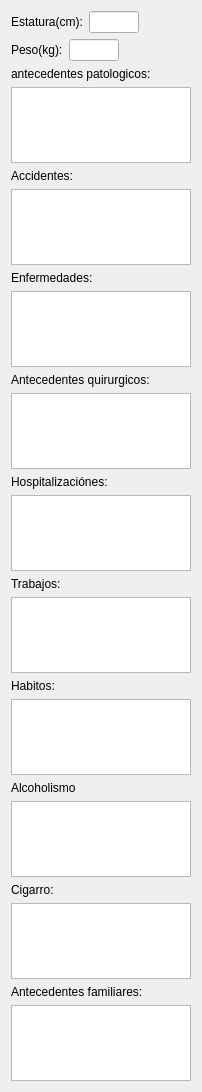
              <widget class="QWidget" name="scrollAreaWidgetContents_10">
               <property name="geometry">
                <rect>
                 <x>0</x>
                 <y>0</y>
                 <width>202</width>
                 <height>1092</height>
                </rect>
               </property>
               <layout class="QVBoxLayout" name="verticalLayout_45">
                <item>
                 <layout class="QHBoxLayout" name="horizontalLayout_98">
                  <item>
                   <widget class="QLabel" name="label_17">
                    <property name="text">
                     <string>Estatura(cm):</string>
                    </property>
                   </widget>
                  </item>
                  <item>
                   <widget class="QLineEdit" name="lineEdit_estatura">
                    <property name="maximumSize">
                     <size>
                      <width>50</width>
                      <height>16777215</height>
                     </size>
                    </property>
                   </widget>
                  </item>
                  <item>
                   <spacer name="horizontalSpacer_105">
                    <property name="orientation">
                     <enum>Qt::Horizontal</enum>
                    </property>
                    <property name="sizeHint" stdset="0">
                     <size>
                      <width>40</width>
                      <height>20</height>
                     </size>
                    </property>
                   </spacer>
                  </item>
                 </layout>
                </item>
                <item>
                 <layout class="QHBoxLayout" name="horizontalLayout_97">
                  <item>
                   <widget class="QLabel" name="label_18">
                    <property name="text">
                     <string>Peso(kg):</string>
                    </property>
                   </widget>
                  </item>
                  <item>
                   <widget class="QLineEdit" name="lineEdit_peso">
                    <property name="minimumSize">
                     <size>
                      <width>0</width>
                      <height>0</height>
                     </size>
                    </property>
                    <property name="maximumSize">
                     <size>
                      <width>50</width>
                      <height>16777215</height>
                     </size>
                    </property>
                   </widget>
                  </item>
                  <item>
                   <spacer name="horizontalSpacer_106">
                    <property name="orientation">
                     <enum>Qt::Horizontal</enum>
                    </property>
                    <property name="sizeHint" stdset="0">
                     <size>
                      <width>40</width>
                      <height>20</height>
                     </size>
                    </property>
                   </spacer>
                  </item>
                 </layout>
                </item>
                <item>
                 <widget class="QLabel" name="label_19">
                  <property name="text">
                   <string>antecedentes patologicos:</string>
                  </property>
                 </widget>
                </item>
                <item>
                 <widget class="QPlainTextEdit" name="plainTextEdit_alergias">
                  <property name="readOnly">
                   <bool>true</bool>
                  </property>
                 </widget>
                </item>
                <item>
                 <widget class="QLabel" name="label_20">
                  <property name="text">
                   <string>Accidentes:</string>
                  </property>
                 </widget>
                </item>
                <item>
                 <widget class="QPlainTextEdit" name="plainTextEdit_accidentes"/>
                </item>
                <item>
                 <widget class="QLabel" name="label_21">
                  <property name="text">
                   <string>Enfermedades:</string>
                  </property>
                 </widget>
                </item>
                <item>
                 <widget class="QPlainTextEdit" name="plainTextEdit_enfermedades"/>
                </item>
                <item>
                 <widget class="QLabel" name="label_22">
                  <property name="text">
                   <string>Antecedentes quirurgicos:</string>
                  </property>
                 </widget>
                </item>
                <item>
                 <widget class="QPlainTextEdit" name="plainTextEdit_cirugias"/>
                </item>
                <item>
                 <widget class="QLabel" name="label_23">
                  <property name="text">
                   <string>Hospitalizaciónes:</string>
                  </property>
                 </widget>
                </item>
                <item>
                 <widget class="QPlainTextEdit" name="plainTextEdit_hospitalizacion"/>
                </item>
                <item>
                 <widget class="QLabel" name="label_24">
                  <property name="text">
                   <string>Trabajos:</string>
                  </property>
                 </widget>
                </item>
                <item>
                 <widget class="QPlainTextEdit" name="plainTextEdit_trabajos"/>
                </item>
                <item>
                 <widget class="QLabel" name="label_25">
                  <property name="text">
                   <string>Habitos:</string>
                  </property>
                 </widget>
                </item>
                <item>
                 <widget class="QPlainTextEdit" name="plainTextEdit_habitos"/>
                </item>
                <item>
                 <widget class="QLabel" name="label_26">
                  <property name="text">
                   <string>Alcoholismo</string>
                  </property>
                 </widget>
                </item>
                <item>
                 <widget class="QPlainTextEdit" name="plainTextEdit_alcoholismo"/>
                </item>
                <item>
                 <widget class="QLabel" name="label_27">
                  <property name="text">
                   <string>Cigarro:</string>
                  </property>
                 </widget>
                </item>
                <item>
                 <widget class="QPlainTextEdit" name="plainTextEdit_cigarro"/>
                </item>
                <item>
                 <widget class="QLabel" name="label_28">
                  <property name="text">
                   <string>Antecedentes familiares:</string>
                  </property>
                 </widget>
                </item>
                <item>
                 <widget class="QPlainTextEdit" name="plainTextEdit_Familiares"/>
                </item>
               </layout>
              </widget>
